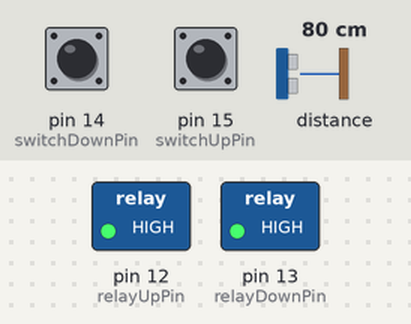
A sketch run on a simulated Arduino Uno, built with avr-gcc and run on an emulated ATmega328P. On the bench: switched loads named in the sketch (green lamp = pin HIGH). Wiring (inferred from the names in the program): ultrasonic range finder: trigger pin 2; echo pin 0. The inputs (shaded band) are chosen by the test bench; at power-on: pin 14 (switchDownPin) LOW, pin 15 (switchUpPin) LOW, distance to the obstacle 80 cm. The echo pulse lasts 58.3 µs per cm; pins used as bus, display or sensor lines are not drawn; what the sketch prints to the serial monitor is not drawn.

Above: at 1.2 s.
1.3 s: pin 14 (switchDownPin) pulled HIGH for 0.15 s
At 1.37 s:
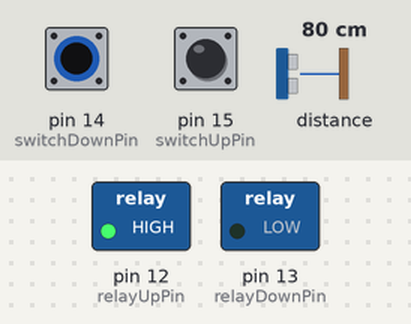
2.9 s: pin 15 (switchUpPin) pulled HIGH for 0.15 s
At 2.97 s:
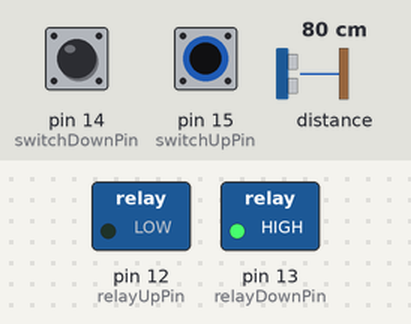
4.5 s: pin 15 (switchUpPin) pulled HIGH for 3.2 s
At 8.3 s:
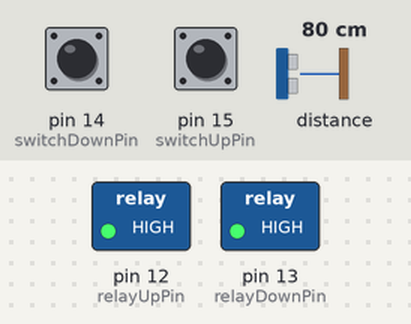
9.2 s: pin 14 (switchDownPin) pulled HIGH for 3.2 s
At 10.6 s:
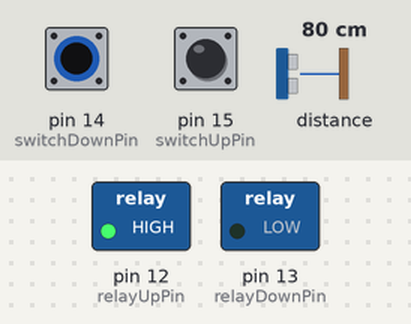
13.9 s: pin 14 (switchDownPin) driven HIGH and pin 15 (switchUpPin) driven HIGH
At 14.2 s:
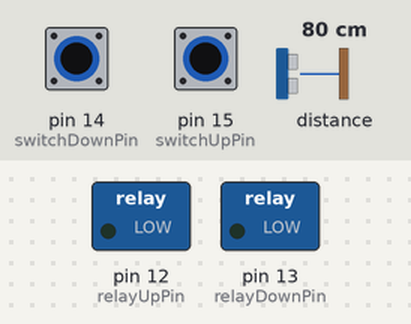
Timing chart, 0 to 16.4 s (numbered marks = the images above; inputs shaded):
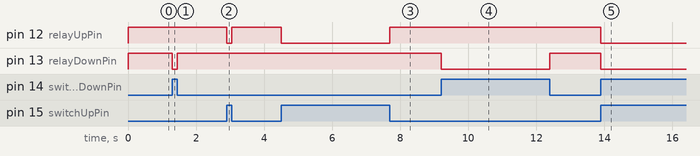

The sketch:

desklifter.ino
```cpp
#include <Arduino.h>
long upperBound, lowerBound;
double actualPosition;
int triggerPin = 2; /* D4 = GPIO2 */
int echoPin = 0; /* D3  = GPIO0 */
int relayUpPin = 12; /* D6 = GPIO12 */
int relayDownPin = 13; /* D7 = GPIO13 */
int switchUpPin = 15; /* D8 = GPI15  */
int switchDownPin = 14; /* D5 = GPI14 */

double getDistance() {
  double duration, distance;
  digitalWrite(triggerPin, LOW);
  delayMicroseconds(2);
  digitalWrite(triggerPin, HIGH); delayMicroseconds(30);
  digitalWrite(triggerPin, LOW);
  duration = pulseIn(echoPin, HIGH);
  distance = duration * 340 / (2 * 10000);
  return distance;
}
void setup()
{
  pinMode(triggerPin, OUTPUT);
  pinMode(echoPin, INPUT);

  pinMode(relayUpPin, OUTPUT);
  pinMode(relayDownPin, OUTPUT);

  pinMode(switchUpPin, INPUT);
  pinMode(switchDownPin, INPUT);

  upperBound = 10;
  lowerBound = 6;
  digitalWrite(relayDownPin, HIGH);
  digitalWrite(relayUpPin, HIGH);
  digitalWrite(triggerPin, LOW);

  Serial.begin(74880);
  Serial.println(String(getDistance()));

}


void loop()
{
    digitalWrite(relayDownPin, (digitalRead(switchDownPin)== HIGH) ? LOW : HIGH);
    digitalWrite(relayUpPin, (digitalRead(switchUpPin)== HIGH) ? LOW : HIGH);
    Serial.println(String(getDistance()));
}
```

Measured:
- after the input at 1.3 s, pin 13 (relayDownPin): HIGH → LOW at once, → HIGH 0.15 s later
- after the input at 2.9 s, pin 12 (relayUpPin): HIGH → LOW at once, → HIGH 0.15 s later
- after the input at 4.5 s, pin 12 (relayUpPin): HIGH → LOW at once, → HIGH 3.2 s later
- after the input at 9.2 s, pin 13 (relayDownPin): HIGH → LOW at once, → HIGH 3.2 s later
- after the input at 13.9 s, pin 12 (relayUpPin), pin 13 (relayDownPin): HIGH → LOW at once
